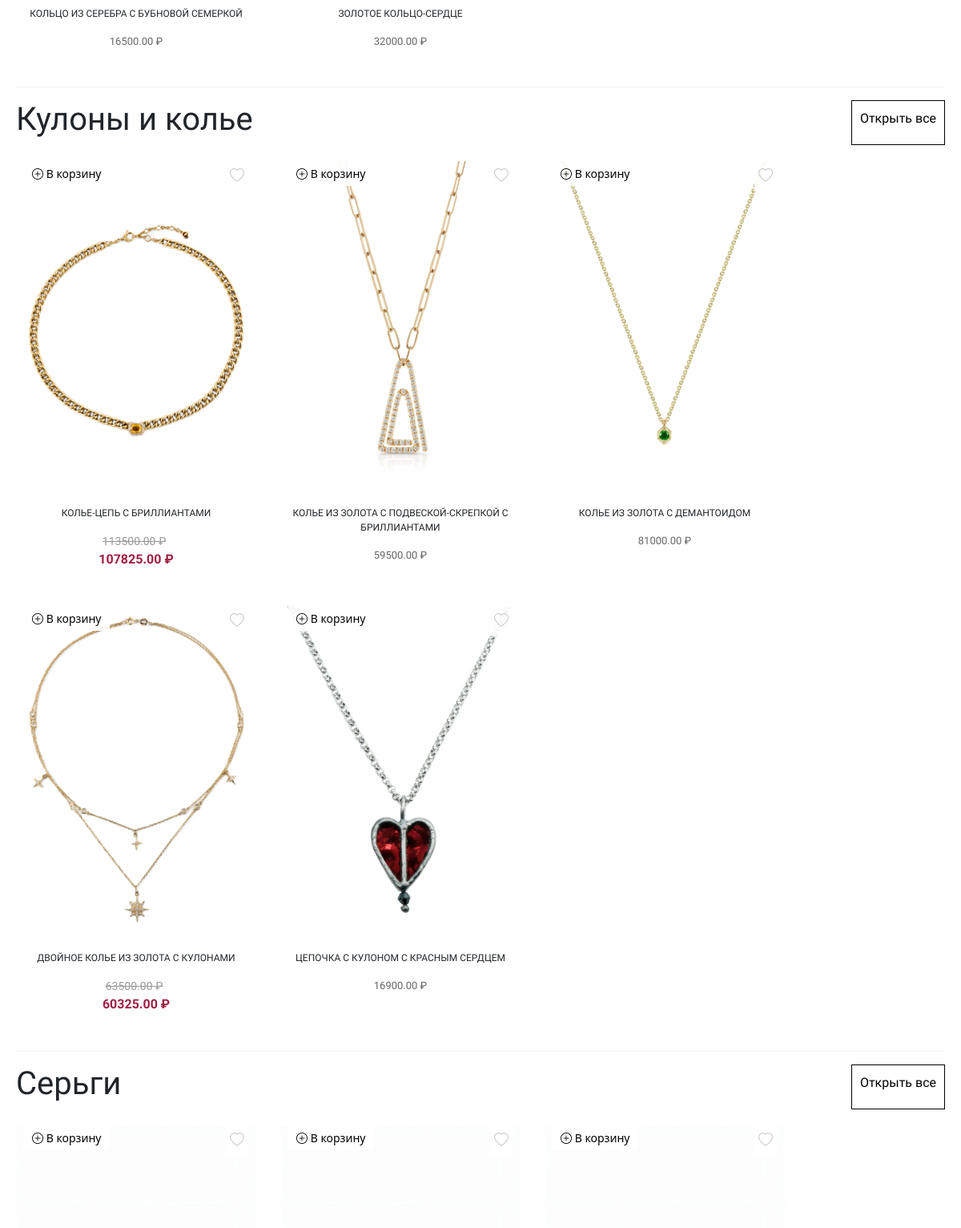
Page /catalog/ (middle part) on the earlier database version.
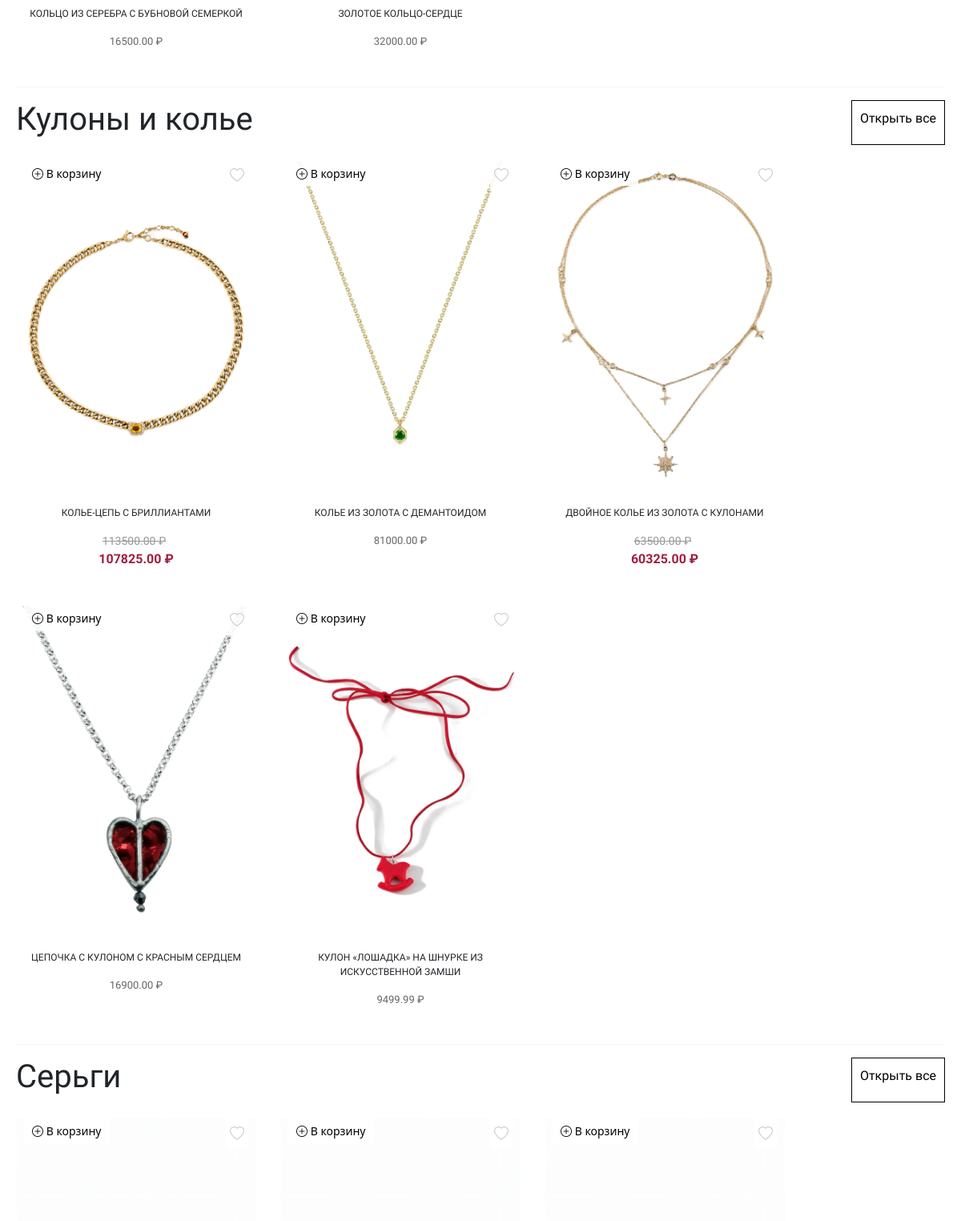
Same page on the later database version.
### webapp/models.py (models this page shows, shortened)
class ViewProduct(models.Model):
    TYPE_CHOICES = [
        ('all', 'Показать все'),
        ('gold', 'Золото'),
        ('silver', 'Серебро'),
    ]
    type_material = models.CharField(max_length=10, choices=TYPE_CHOICES, verbose_name="Вид материала", default='all')
    category = models.ForeignKey(TypeProduct, related_name='view_products', on_delete=models.CASCADE,
                                 verbose_name='Категория', null=True, blank=True)
    product = models.ImageField(upload_to='productimage', verbose_name="Изображение товара")
    product2 = models.ImageField(upload_to='productimageswiper', verbose_name="Изображение товара2", null=True,
                                 blank=True)
    name_product = models.CharField(max_length=200, verbose_name="Название")
    price = models.DecimalField(max_digits=10, decimal_places=2, verbose_name="Цена")
    quantity = models.PositiveIntegerField(default=0, verbose_name="Количество")
    is_active = models.BooleanField(default=True, verbose_name="Активен", db_index=True)
    views = models.PositiveIntegerField(default=0, verbose_name="Просмотры")
    created_at = models.DateTimeField(auto_now_add=True)
    updated_at = models.DateTimeField(auto_now=True)
    old_price = models.DecimalField(max_digits=10, decimal_places=2, blank=True, null=True, verbose_name='Старая цена')
    discount = models.DecimalField(max_digits=5, decimal_places=2, blank=True, null=True, verbose_name='Скидка (%)')
    final_price = models.DecimalField(max_digits=10, decimal_places=2, blank=True, null=True,
                                      verbose_name='Цена со скидкой')
    objects = ProductQuerySet.as_manager()
    class Meta:
        ordering = ['-created_at']
        verbose_name = 'Все товары'
        verbose_name_plural = 'Все товары'
        indexes = [models.Index(fields=['is_active']), ]
    def get_absolute_url(self):
        return reverse('product_view', kwargs={'pk': self.pk})
    @property
    def price_with_currency(self):
        if self.discount:
            return f"<span class='old-price'>{self.price} ₽</span> <span class='discounted-price'>{self.final_price} ₽</span>"
        return f"{self.price} ₽"

class TypeProduct(models.Model):
    image = models.ImageField(upload_to='type')
    name = models.CharField(max_length=200, verbose_name="Наименование категории")
    order = models.PositiveIntegerField(default=0, verbose_name="Порядок сортировки")
    class Meta:
        ordering = ['order', 'name']
        verbose_name = 'Категория'
        verbose_name_plural = 'Категории'
    def get_absolute_url(self):
        return reverse('product_list_by_category', args=[self.pk])

### webapp/views.py (the view)
# urls.py: path('catalog/', catalog, name='catalog'),
def catalog(request):
    categories = TypeProduct.objects.all()
    category_products = []
    for category in categories:
        products = ViewProduct.objects.filter(category=category).annotate(
            is_available=Case(
                When(is_active=True, quantity__gt=0, then=Value(1)),
                default=Value(0),
                output_field=IntegerField()
            )
        ).order_by('-is_available', '-created_at')[:5]
        if request.user.is_authenticated:
            wishlist_products = set(WishlistItem.objects.filter(
                wishlist__user=request.user,
                product__in=products
            ).values_list('product_id', flat=True))
            for product in products:
                product.in_wishlist = product.id in wishlist_products
        else:
            for product in products:
                product.in_wishlist = False
        category_products.append((category, products))
    context = {'category_products': category_products}
    return render(request, 'catalog.html', context)

### webapp/context_processors.py (called while the page is built)
def cart_items_count(request):
    if request.user.is_authenticated:
        cart = Cart.objects.filter(user=request.user).first()
        return {'cart_items_count': cart.total_items if cart else 0}
    return {'cart_items_count': 0}

def wishlist_items_count(request):
    if request.user.is_authenticated:
        wishlist = Wishlist.objects.filter(user=request.user).first()
        return {'wishlist_items_count': wishlist.items.count() if wishlist else 0}
    return {'wishlist_items_count': 0}

### templates/catalog.html (shortened to what this page needs)
{% extends "base.html" %}
{% load static %}
{% block content %}
<section class="catalog-section"><h2 class="new-title">Каталог</h2>
{% for category, products in category_products %}
    <div class="catalog-header">
        <h2 class="catalog-title">{{ category.name }}</h2>
        <a href="{{ category.get_absolute_url }}" class="catalog-button">Открыть все</a>
    </div>
    <div class="catalog-row">
        {% for product in products %}
        <div class="catalog-card">
            <button class="add-to-cart-btn" data-product-id="{{ product.id }}">
                <i class="bi bi-plus-circle"></i> В корзину
            </button>
            <button class="add-to-wishlist-btn" data-product-id="{{ product.id }}">
                <i class="bi {% if product.in_wishlist %}bi-heart-fill{% else %}bi-heart{% endif %}"></i>
            </button>
            <a href="{{ product.get_absolute_url }}" class="catalog-product-link">
                <img src="{{ product.product.url }}" class="catalog-img" alt="{{ product.name_product }}">
                <div class="catalog-info">
                    <p class="catalog-name">{{ product.name_product|upper }}</p>
                    <p class="catalog-price">{{ product.price_with_currency|safe }}</p>
                </div>
            </a>
        </div>
        {% endfor %}
    </div>
    <hr class="catalog-divider">{% endfor %}
</section>
{% endblock %}

### templates/base.html (shortened to what this page needs)
{% load static %}
<!doctype html>
<html lang="en">
    <head>
        <link href="https://cdn.jsdelivr.net/npm/bootstrap@5.3.2/dist/css/bootstrap.min.css" rel="stylesheet">
        <link rel="stylesheet" href="{% static 'css/style.css' %}">
        <link rel="stylesheet" href="https://cdn.jsdelivr.net/npm/bootstrap-icons@1.10.5/font/bootstrap-icons.css">
        <link rel="stylesheet" href="https://cdn.jsdelivr.net/npm/swiper@11/swiper-bundle.min.css" />
    </head>
    <body>
<main>
  {% block content %}{% endblock %}
</main>
</body>
</html>

Differences in the rows shown:
changed TypeProduct "Кулоны и колье": loses ViewProduct (product (picture), name_product "КОЛЬЕ ИЗ ЗОЛОТА С ПОДВЕСКОЙ-СКРЕПКОЙ С БРИЛЛИАНТАМИ", price_with_currency "59500.00 ₽"); gains ViewProduct (product (picture), name_product "КУЛОН «ЛОШАДКА» НА ШНУРКЕ ИЗ ИСКУССТВЕННОЙ ЗАМШИ", price_with_currency "9499.99 ₽")
